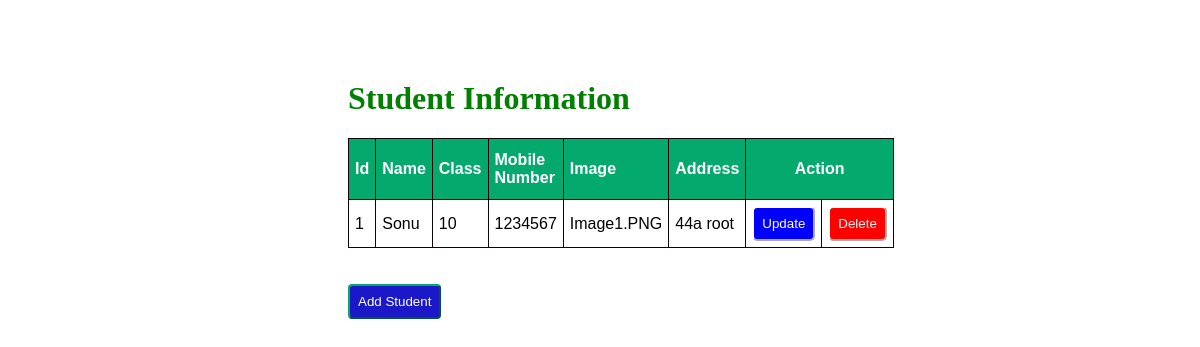
Before: / with the older database file.
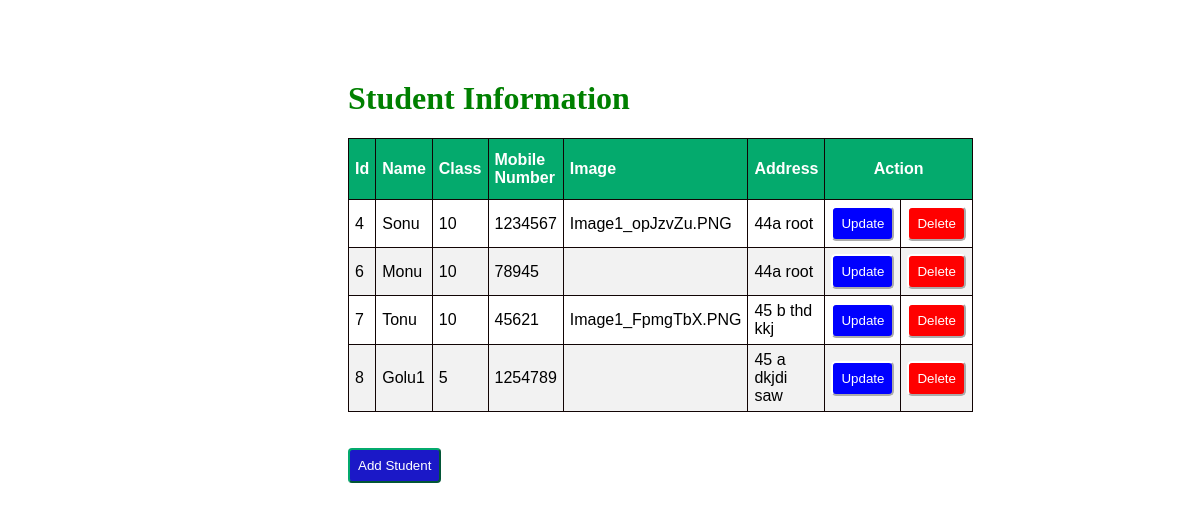
After: the same page with the newer database file.
### students/models.py (models this page shows)
class Students(models.Model):
    std_name=models.CharField(max_length=50)
    std_class=models.IntegerField()
    mobile_number=models.IntegerField()
    image=models.ImageField()
    address=models.CharField(max_length=100)

### students/views.py (the view)
# urls.py: path('', views.index, name='index'),
def index(request):
    stud=Students.objects.all()
    return render(request,'index.html',{'stud':stud})

### students/templates/index.html (shortened to what this page needs)
<!DOCTYPE html>
<html lang="en">
<head>
</head>
{% load static %}
<link rel="stylesheet" href="{% static 'style.css' %}">
<body>
    <div class="container">
        <h1>Student Information</h1>
        <table id="customers" border="1">
            <thead>
                <th>Id</th>
                <th>Name</th>
                <th>Class</th>
                <th>Mobile Number</th>
                <th>Image</th>
                <th>Address</th>
                <th colspan="2" id="mid">Action</th>
            </thead>
            {% for x in stud %}
            <tr>
                <td>{{x.id}}</td>
                <td>{{x.std_name}}</td>
                <td>{{x.std_class}}</td>
                <td>{{x.mobile_number}}</td>
                <td>{{x.image}}</td>
                <td>{{x.address}}</td>
                <td>
                    <a href="update/{{x.id}}"><button id="up">Update</button></a>
                </td>
                   <td>
                    <a href="delete/{{x.id}}"><button id="del">Delete</button></a>
                </td>
            </tr>
            {% endfor %}
        </table>
        <br><br>
        <a href="{% url 'add' %}"><button id="new3">Add Student</button></a>
    </div>
</body>
</html>

### students/static/style.css (style rules this page uses)
.container { margin: 80px 240px 60px 240px; padding: 0px 100px 100px 100px; }
#customers { font-family: Arial, Helvetica, sans-serif; border-collapse: collapse; width: 100%; }
#customers td, #customers th { border: 1px solid rgb(17, 4, 4); padding: 6px; }
#customers tr:nth-child(even) { background-color: #f2f2f2; }
#customers th { padding-top: 12px; padding-bottom: 12px; text-align: left; background-color: #04AA6D; color: white; }
#customers #mid { text-align: center; }
#customers #up { background-color: blue; border-color: white; border-radius: 5px; padding: 8px; color: white; }
#customers #del { background-color: red; border-color: white; border-radius: 5px; padding: 8px; color: white; }
#customers button { width: 100%; }
h1 { color: green; }
.container #new3 { padding: 8px; background-color: rgb(27, 24, 199); color: white; border-radius: 4px; border-color: #04AA6D; }

Changed rows visible on the page:
removed Students: id "1", std_name "Sonu", std_class "10", mobile_number "1234567", image "Image1.PNG", address "44a root"
added Students: id "4", std_name "Sonu", std_class "10", mobile_number "1234567", image "Image1_opJzvZu.PNG", address "44a root"
added Students: id "6", std_name "Monu", std_class "10", mobile_number "78945", address "44a root"
added Students: id "7", std_name "Tonu", std_class "10", mobile_number "45621", image "Image1_FpmgTbX.PNG", address "45 b thd kkj"
added Students: id "8", std_name "Golu1", std_class "5", mobile_number "1254789", address "45 a dkjdi saw"
